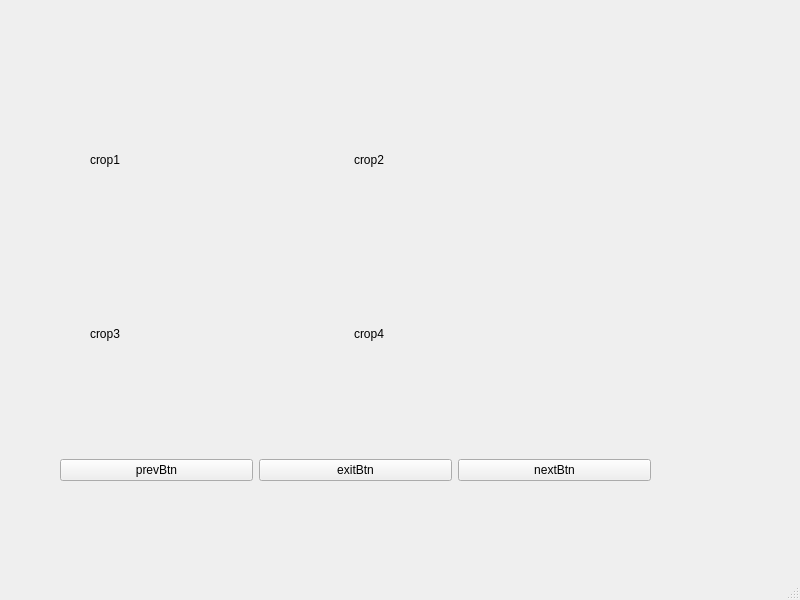
<?xml version="1.0" encoding="UTF-8"?>
<ui version="4.0">
 <class>MainWindow</class>
 <widget class="QMainWindow" name="MainWindow">
  <property name="geometry">
   <rect>
    <x>0</x>
    <y>0</y>
    <width>800</width>
    <height>600</height>
   </rect>
  </property>
  <property name="windowTitle">
   <string>MainWindow</string>
  </property>
  <widget class="QWidget" name="centralwidget">
   <widget class="QWidget" name="verticalLayoutWidget">
    <property name="geometry">
     <rect>
      <x>60</x>
      <y>50</y>
      <width>591</width>
      <height>431</height>
     </rect>
    </property>
    <layout class="QVBoxLayout" name="verticalLayout">
     <item>
      <widget class="QWidget" name="widget" native="true">
       <widget class="QLabel" name="pano">
        <property name="geometry">
         <rect>
          <x>-120</x>
          <y>0</y>
          <width>589</width>
          <height>16</height>
         </rect>
        </property>
        <property name="text">
         <string>pano</string>
        </property>
       </widget>
      </widget>
     </item>
     <item>
      <widget class="QStackedWidget" name="pagesStack">
       <property name="currentIndex">
        <number>0</number>
       </property>
       <widget class="QWidget" name="page">
        <widget class="QWidget" name="gridLayoutWidget">
         <property name="geometry">
          <rect>
           <x>30</x>
           <y>20</y>
           <width>521</width>
           <height>341</height>
          </rect>
         </property>
         <layout class="QGridLayout" name="labels">
          <item row="0" column="0">
           <widget class="QLabel" name="labels1">
            <property name="text">
             <string>crop1</string>
            </property>
           </widget>
          </item>
          <item row="0" column="1">
           <widget class="QLabel" name="labels2">
            <property name="text">
             <string>crop2</string>
            </property>
           </widget>
          </item>
          <item row="1" column="0">
           <widget class="QLabel" name="label3">
            <property name="text">
             <string>crop3</string>
            </property>
           </widget>
          </item>
          <item row="1" column="1">
           <widget class="QLabel" name="labels4">
            <property name="text">
             <string>crop4</string>
            </property>
           </widget>
          </item>
         </layout>
        </widget>
       </widget>
       <widget class="QWidget" name="page2"/>
      </widget>
     </item>
     <item>
      <layout class="QHBoxLayout" name="horizontalLayout">
       <item>
        <widget class="QPushButton" name="prevBtn">
         <property name="text">
          <string>prevBtn</string>
         </property>
        </widget>
       </item>
       <item>
        <widget class="QPushButton" name="exitBtn">
         <property name="text">
          <string>exitBtn</string>
         </property>
        </widget>
       </item>
       <item>
        <widget class="QPushButton" name="nextBtn">
         <property name="text">
          <string>nextBtn</string>
         </property>
        </widget>
       </item>
      </layout>
     </item>
    </layout>
   </widget>
  </widget>
  <widget class="QMenuBar" name="menubar">
   <property name="geometry">
    <rect>
     <x>0</x>
     <y>0</y>
     <width>800</width>
     <height>24</height>
    </rect>
   </property>
  </widget>
  <widget class="QStatusBar" name="statusbar"/>
 </widget>
 <resources/>
 <connections/>
</ui>
